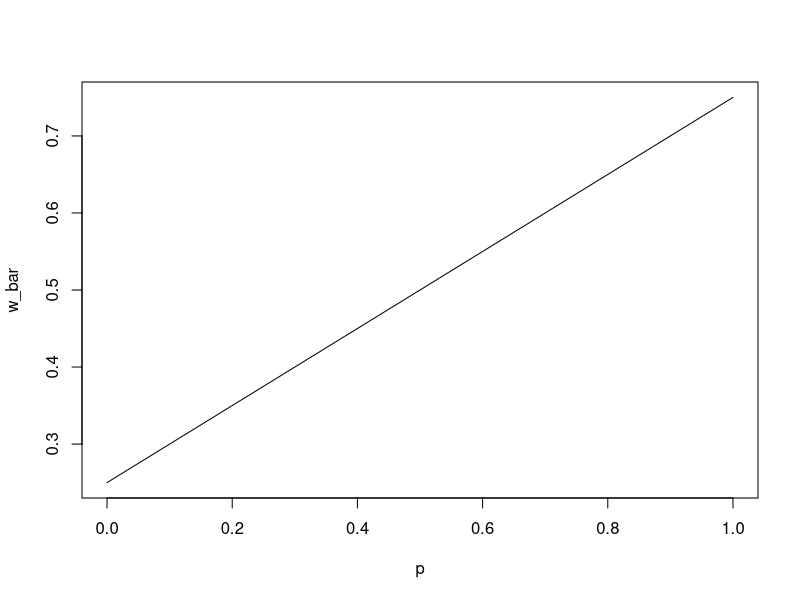
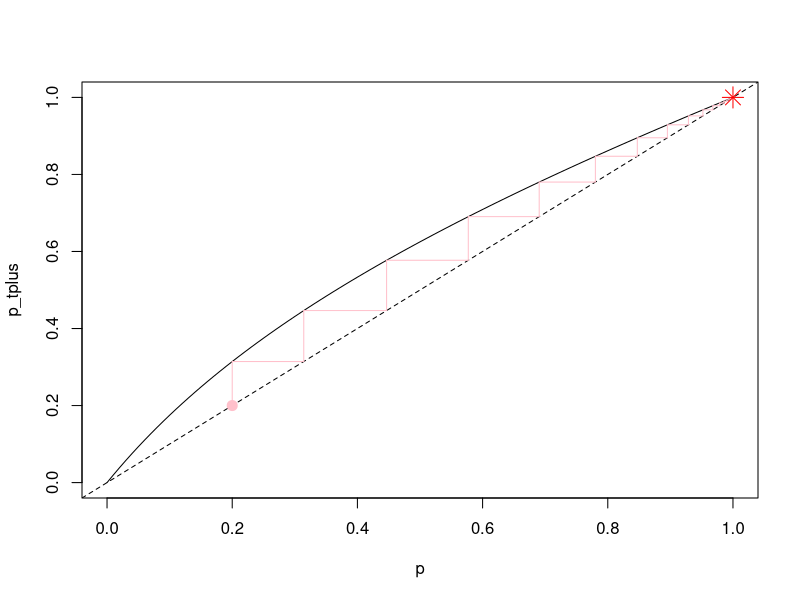
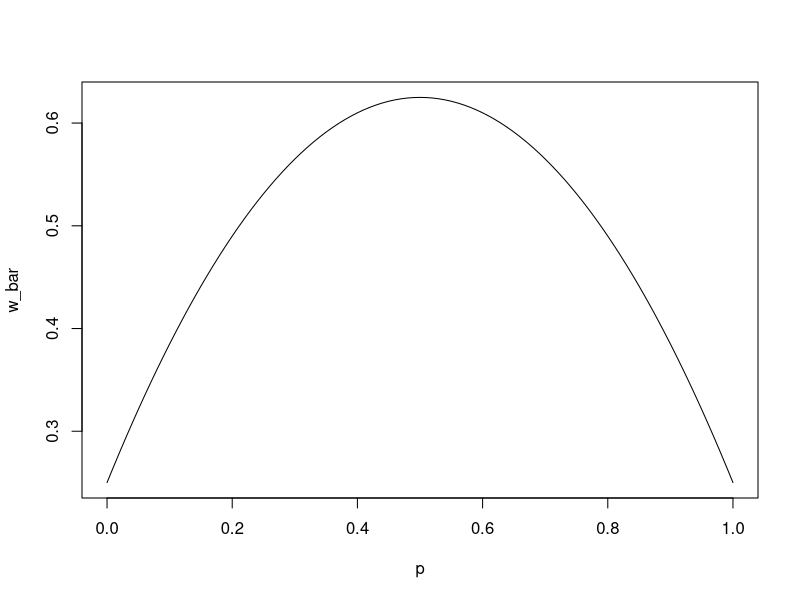
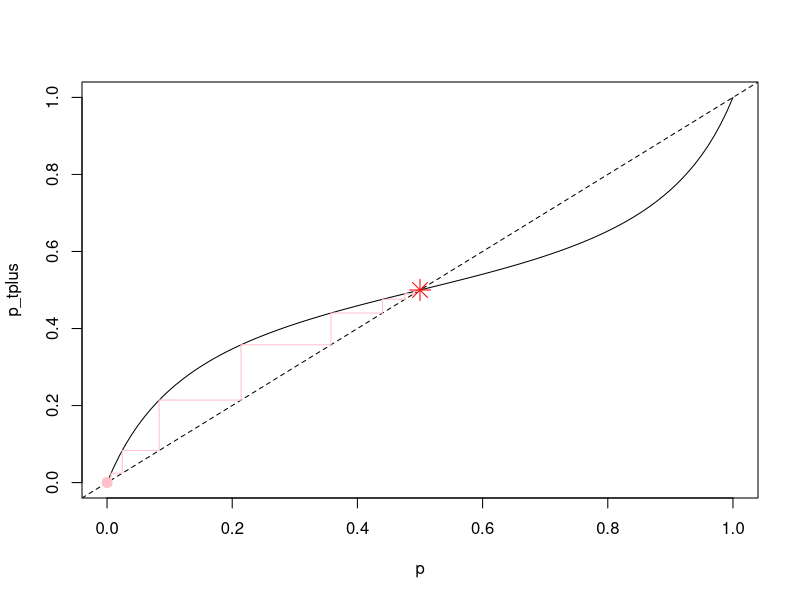
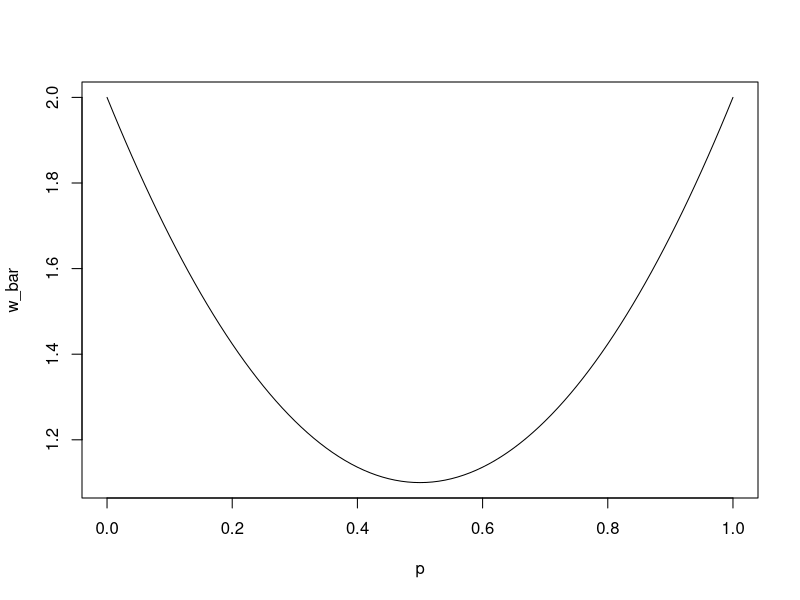
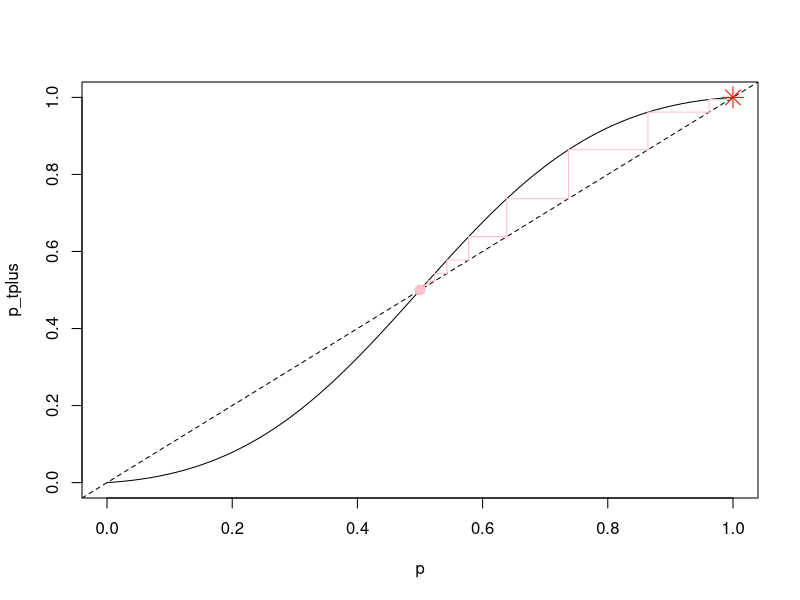
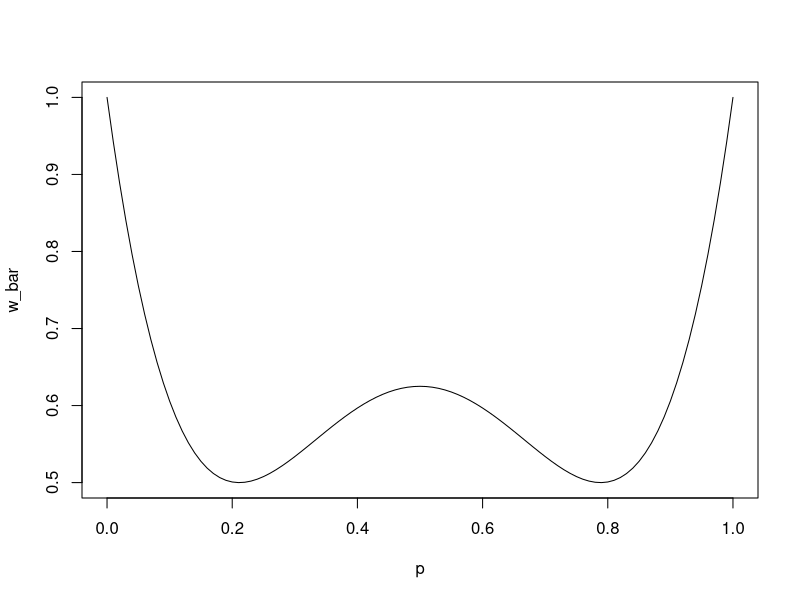
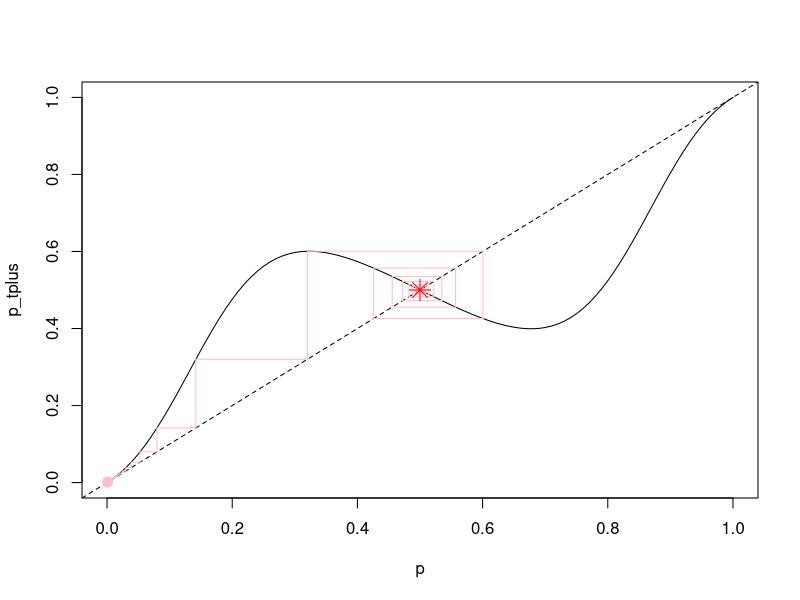

The R script that drew these images, in order:
## Szymek Drobniak
## 20/01/2020
## Pop-genetics models to demonstrate the most important po-gen topics
## Based mostly on S.H.Rice 2018; D.Roff 2014; S.Otto&T.Day 2015


#### single locus bi-allelic FIS ----

## fully additive inheritance

w_11 <- .75
w_12 <- 0.5
w_22 <- .25
p <- seq(0,1,0.01)

w_1_star <- p*w_11 + (1-p)*w_12
w_2_star <- p*w_12 + (1-p)*w_22

# fitness function

w_bar <- p^2*w_11 + 2*p*(1-p)*w_12 + (1-p)^2*w_22

plot(p, w_bar, type = "l")

p_tplus <- (p * w_1_star)/w_bar

plot(p, p_tplus, type = "l")
abline(a=0, b=1, lty = 2)

# build a spiders-web plot

p_start <- 0.2
N <- 50
diagonal_pos <- p_start
p_t0 <- p_start

for (i in 1:N) {
  
  w_bar_curr <- p_t0^2*w_11 + 2*p_t0*(1-p_t0)*w_12 + (1-p_t0)^2*w_22
  w_1_star_curr <- p_t0*w_11 + (1-p_t0)*w_12
  p_t1 <- (p_t0 * w_1_star_curr)/w_bar_curr
  lines(c(p_t0, p_t0), c(diagonal_pos, p_t1), col = "pink")
  
  diagonal_pos <- p_t1
  
  lines(c(p_t0, p_t1), c(p_t1, diagonal_pos), col = "pink")
  
  p_t0 <- p_t1
  
}

points(p_start, p_start, pch = 20, col = "pink", cex = 2)
points(p_t0, (p_t0 * w_1_star_curr)/w_bar_curr, pch = 8, col = "red", cex = 2)


## heterozygote advantage

w_11 <- .25
w_12 <- 1
w_22 <- .25
p <- seq(0,1,0.01)

w_1_star <- p*w_11 + (1-p)*w_12
w_2_star <- p*w_12 + (1-p)*w_22

# fitness function

w_bar <- p^2*w_11 + 2*p*(1-p)*w_12 + (1-p)^2*w_22

plot(p, w_bar, type = "l")

p_tplus <- (p * w_1_star)/w_bar

plot(p, p_tplus, type = "l")
abline(a=0, b=1, lty = 2)

# build a spiders-web plot

p_start <- 0.0001
N <- 50
diagonal_pos <- p_start
p_t0 <- p_start

for (i in 1:N) {
  
  w_bar_curr <- p_t0^2*w_11 + 2*p_t0*(1-p_t0)*w_12 + (1-p_t0)^2*w_22
  w_1_star_curr <- p_t0*w_11 + (1-p_t0)*w_12
  p_t1 <- (p_t0 * w_1_star_curr)/w_bar_curr
  lines(c(p_t0, p_t0), c(diagonal_pos, p_t1), col = "pink")
  
  diagonal_pos <- p_t1
  
  lines(c(p_t0, p_t1), c(p_t1, diagonal_pos), col = "pink")
  
  p_t0 <- p_t1
  
}

points(p_start, p_start, pch = 20, col = "pink", cex = 2)
points(p_t0, (p_t0 * w_1_star_curr)/w_bar_curr, pch = 8, col = "red", cex = 2)


# heterozygote disadvantage

w_11 <- 2
w_12 <- 0.2
w_22 <- 2
p <- seq(0,1,0.01)

w_1_star <- p*w_11 + (1-p)*w_12
w_2_star <- p*w_12 + (1-p)*w_22

# fitness function

w_bar <- p^2*w_11 + 2*p*(1-p)*w_12 + (1-p)^2*w_22

plot(p, w_bar, type = "l")

p_tplus <- (p * w_1_star)/w_bar

plot(p, p_tplus, type = "l")
abline(a=0, b=1, lty = 2)

# build a spiders-web plot

p_start <- 0.50001
N <- 50
diagonal_pos <- p_start
p_t0 <- p_start

for (i in 1:N) {
  
  w_bar_curr <- p_t0^2*w_11 + 2*p_t0*(1-p_t0)*w_12 + (1-p_t0)^2*w_22
  w_1_star_curr <- p_t0*w_11 + (1-p_t0)*w_12
  p_t1 <- (p_t0 * w_1_star_curr)/w_bar_curr
  lines(c(p_t0, p_t0), c(diagonal_pos, p_t1), col = "pink")
  
  diagonal_pos <- p_t1
  
  lines(c(p_t0, p_t1), c(p_t1, diagonal_pos), col = "pink")
  
  p_t0 <- p_t1
  
}

points(p_start, p_start, pch = 20, col = "pink", cex = 2)
points(p_t0, (p_t0 * w_1_star_curr)/w_bar_curr, pch = 8, col = "red", cex = 2)


#### single locus bi-allelic FDS ----

p <- seq(0,1,0.01)

A1A1 <- p^2
A1A2 <- 2*p*(1-p)
A2A2 <- (1-p)^2

s <- 0
  
w_11 <- 1 - 3*A1A2 + 3*A2A2
w_12 <- 1 - s*A1A2
w_22 <- 1 - 3*A1A2 + 3*A1A1

w_1_star <- p*w_11 + (1-p)*w_12
w_2_star <- p*w_12 + (1-p)*w_22

# fitness function

w_bar <- p^2*w_11 + 2*p*(1-p)*w_12 + (1-p)^2*w_22

plot(p, w_bar, type = "l")

p_tplus <- (p * w_1_star)/w_bar

plot(p, p_tplus, type = "l")
abline(a=0, b=1, lty = 2)

# build a spiders-web plot

p_start <- 0.001
N <- 500
diagonal_pos <- p_start
p_t0 <- p_start

for (i in 1:N) {
  A1A1 <- p_t0^2
  A1A2 <- 2*p_t0*(1-p_t0)
  A2A2 <- (1-p_t0)^2
  
  w_11 <- 1 - 3*A1A2 + 3*A2A2
  w_12 <- 1 - s*A1A2
  w_22 <- 1 - 3*A1A2 + 3*A1A1
  
  w_bar_curr <- p_t0^2*w_11 + 2*p_t0*(1-p_t0)*w_12 + (1-p_t0)^2*w_22
  w_1_star_curr <- p_t0*w_11 + (1-p_t0)*w_12
  p_t1 <- (p_t0 * w_1_star_curr)/w_bar_curr
  lines(c(p_t0, p_t0), c(diagonal_pos, p_t1), col = "pink")
  
  diagonal_pos <- p_t1
  
  lines(c(p_t0, p_t1), c(p_t1, diagonal_pos), col = "pink")
  
  p_t0 <- p_t1
  
}

points(p_start, p_start, pch = 20, col = "pink", cex = 2)
points(p_t0, (p_t0 * w_1_star_curr)/w_bar_curr, pch = 8, col = "red", cex = 2)
